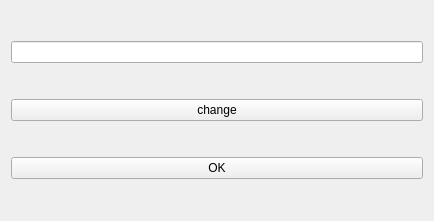
<?xml version="1.0" encoding="UTF-8"?>
<ui version="4.0">
 <class>output_configure</class>
 <widget class="QWidget" name="output_configure">
  <property name="geometry">
   <rect>
    <x>0</x>
    <y>0</y>
    <width>434</width>
    <height>221</height>
   </rect>
  </property>
  <property name="windowTitle">
   <string>output_configure</string>
  </property>
  <layout class="QVBoxLayout" name="verticalLayout">
   <item>
    <widget class="QLineEdit" name="lineEdit">
     <property name="text">
      <string/>
     </property>
    </widget>
   </item>
   <item>
    <widget class="QPushButton" name="changeButton">
     <property name="text">
      <string>change</string>
     </property>
    </widget>
   </item>
   <item>
    <widget class="QPushButton" name="yesButton">
     <property name="text">
      <string>OK</string>
     </property>
    </widget>
   </item>
  </layout>
 </widget>
 <layoutdefault spacing="6" margin="11"/>
 <resources/>
 <connections/>
</ui>
